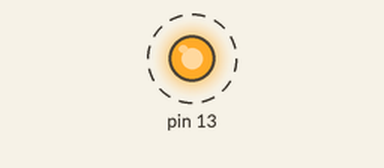
This sketch was run on a simulated Arduino Uno, built with avr-gcc and run on an emulated ATmega328P. On the bench: output pins drawn as LEDs (lit = HIGH). Dashed ring = blinking.

Above: at 0.5 s.
Timing chart, 0 to 4.6 s (numbered marks = the images above):
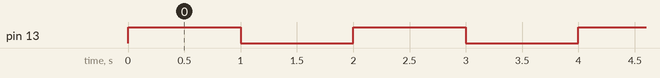

The sketch:

LED_Blink_C_programming.ino
```cpp
/* this an exemple of arduino programming
using real microcontroler programming
with C instruction over the typical
LED blinking exemple...
compiled sketch is about 210+ byte
where the original arduino one is 1020+ byte
Added by HardUIKnow
*/

// include
#include <avr/delay.h>

// main function
int main(void){

// Port B Pin 5 aka arduino pin 13 directed to OUTPUT
 DDRB |= (1 << PINB5);

 // main loop
 while(1)
 {
   // Pushing pin to logic state 1
     PORTB = (1 << PINB5);
   // delay 1s or 1000 ms
	_delay_ms(1000);
   // Pushing pin to logic state 0
     PORTB = (0 << PINB5);
   //delay 1s
   _delay_ms(1000);
 }
return 0;
// end main
}
```

Measured:
- by itself, pin 13: alternates HIGH for 1.0 s and LOW for 1.0 s
